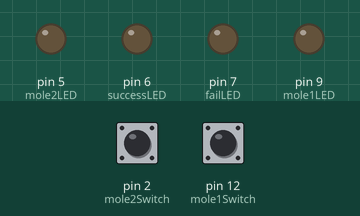
Simulated run of this sketch. Board: Arduino Uno, built with avr-gcc and run on an emulated ATmega328P. Parts: output pins drawn as LEDs (lit = HIGH). The inputs (shaded band) are chosen by the test bench; at power-on: pin 12 (mole1Switch) HIGH, pin 2 (mole2Switch) HIGH. Random numbers use the default seed unless the sketch sets one.

Above: at 1.2 s.
1.3 s: pin 12 (mole1Switch) pulled LOW for 3.2 s
At 3.2 s:
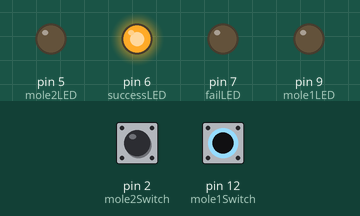
At 5.0 s:
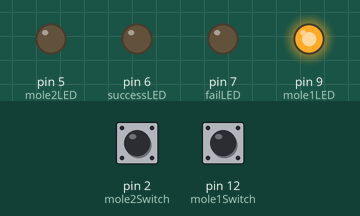
Timing chart, 0 to 12.9 s (numbered marks = the images above; inputs shaded):
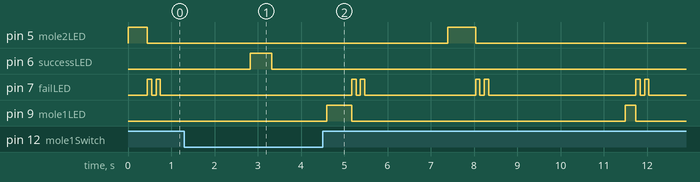

Measured:
- after the input at 1.3 s, pin 6 (successLED): LOW → HIGH after 1.5 s, → LOW 0.50 s later

The sketch:

Assessment_02_Whack-a-Mole.ino
```cpp
/*
 * this is a 2-mole whack a mole game
 */

//Declare your variables here
int mole1LED = 9;      //LED for first mole
int mole2LED = 5;
int mole1Switch = 12;  //mole 1 switch
int mole2Switch = 2;
int successLED = 6; //LED if successful mole whack
int failLED = 7;


void setup() {
  pinMode(mole1LED, OUTPUT);
  pinMode(mole2LED, OUTPUT);
  pinMode(mole1Switch, INPUT_PULLUP);
  pinMode(mole2Switch, INPUT_PULLUP);
  pinMode(successLED, OUTPUT);
  pinMode(failLED, OUTPUT);
  randomSeed(millis());     //initialize random number generator
}

void loop() {
  if (random(2)==0) {  //Flip Coin: random returns value 0 or 1.
    moleWhack(mole1Switch, mole1LED);  //Mole is at position 1
  }
  else {              //mole is at position 2
    moleWhack(mole2Switch, mole2LED);
  }
  delay(random(1000, 4000));  //wait a random time before a new mole
}

void moleWhack(int moleSwitch, int moleLED) {
  //mole is at position given by moleSwitch and moleLED
  //check if mole gets whacked
  digitalWrite(moleLED, HIGH);  //turn on the mole LED
  int moleWait = random(200, 700); //random amount of time for whack to occur
  long startTime = millis();      //save the start time
  while (millis() - startTime < moleWait) { //stay in loop until timer expires
    if (digitalRead(moleSwitch) == LOW) { //pushed=whacked!
      digitalWrite(successLED, HIGH);  //blink on
      digitalWrite(moleLED, LOW);      //turn off mole LED. He's been whacked
      delay(500);
      digitalWrite(successLED, LOW);   //blink off
      return;  //this terminates the function
    }
  }
  //Timed out - If we get here then mole was not whacked
  digitalWrite(moleLED, LOW);           //turn off mole light to prepare for next mole
  digitalWrite(failLED, HIGH);
  delay(100);                           //blink delay
  digitalWrite(failLED, LOW);           //blink off
  delay(100);
  digitalWrite(failLED, HIGH);
  delay(100);                           //blink delay
  digitalWrite(failLED, LOW);           //blink off
}
```
